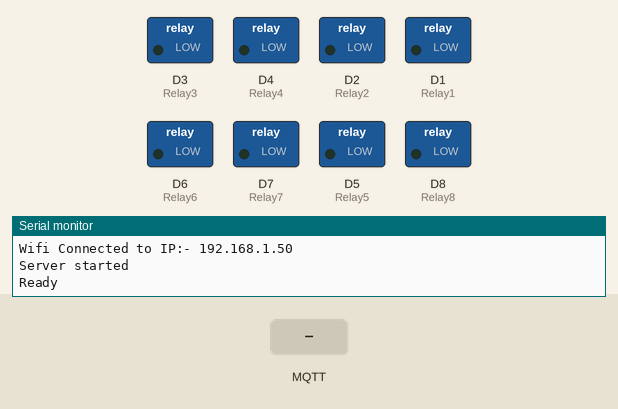
Simulated run of this sketch. Board: ESP8266 (NodeMCU). On the bench: switched loads named in the sketch (green lamp = pin HIGH), the last lines printed to the serial monitor. Inputs (shaded band) come from the test bench. WiFi joins after 1.5 s; servers stay silent unless stated; no MQTT or app messages arrive unless stated.

Above: at 3.7 s.
3.8 s: MQTT message "1" arrives on the first subscribed topic
At 5.0 s:
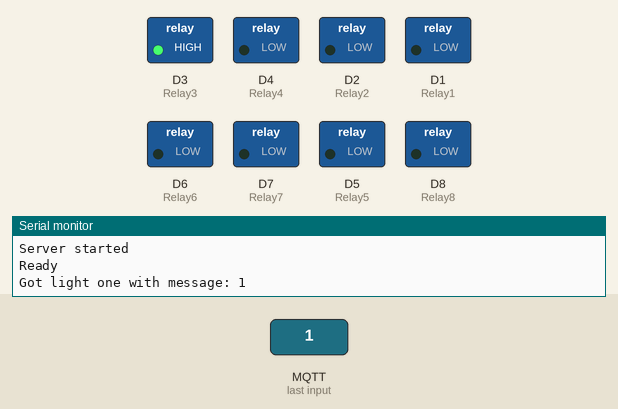
5.5 s: MQTT message "1" arrives on the second subscribed topic
At 6.2 s:
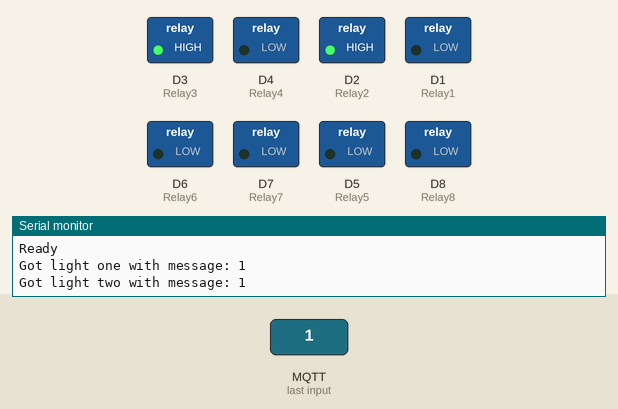
7.0 s: MQTT message "1" arrives on the third subscribed topic
At 7.4 s:
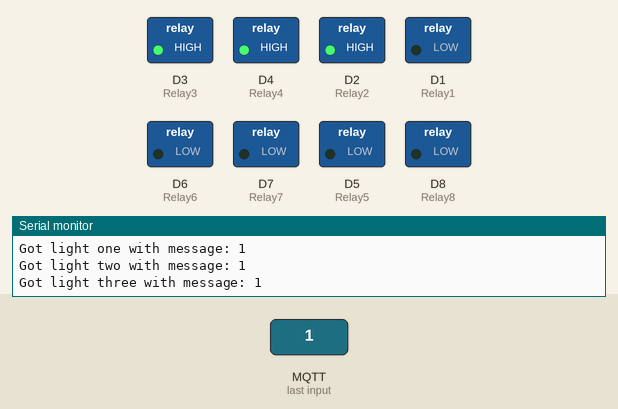
8.5 s: MQTT message "0" arrives on the first subscribed topic
At 9.7 s:
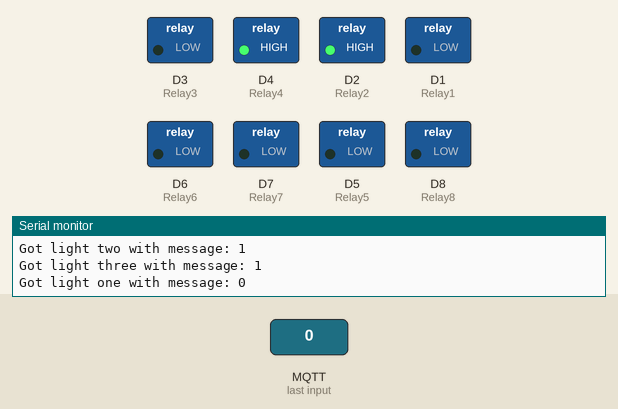
10.0 s: MQTT message "0" arrives on the second subscribed topic
At 11.1 s:
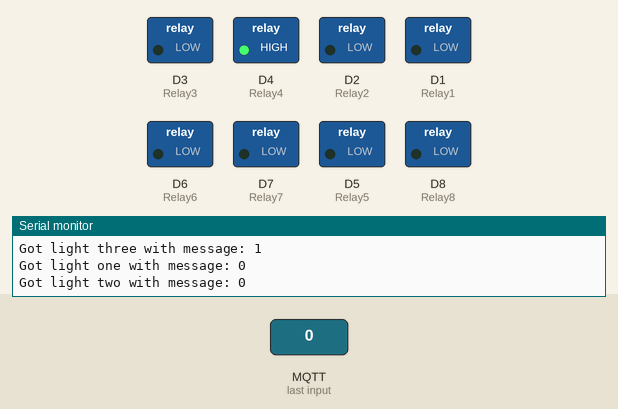
Timing chart, 0 to 13.0 s (numbered marks = the images above; inputs shaded):
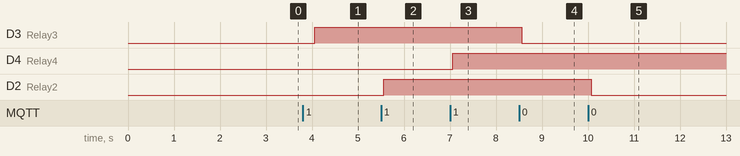

The sketch:

main.ino
```cpp
/* ==========
Include all required libraries below
===========*/
// Wifi lib to use wifi
#include <ESP8266WiFi.h>
// ____Start of wifimanager libs____
#include <DNSServer.h>
#include <ESP8266WebServer.h>
#include <WiFiManager.h>
// ___End of wifimanager libs____
// ____Start of webServer libs____
#include <WiFiUdp.h>
#include <ESP8266mDNS.h>
#include <ArduinoOTA.h>
// ____End of webServer libs____
// PubSubClient for mqtt
#include <PubSubClient.h>

/* ==========
Variable declaration
===========*/
// For ota updates
bool otaFlag = false;
uint16_t otaTimeElapsed = 0;
// For connection status update
unsigned long previousMillis = 0;
long interval = 10000;

#define Relay1 D1
#define Relay2 D2
#define Relay3 D3
#define Relay4 D4
#define Relay5 D5
#define Relay6 D6
#define Relay7 D7
#define Relay8 D8

#define mqttServer ""
#define mqttPort 1883
#define mqttUserName ""
#define mqttPassword ""

// Callback function for mqtt
void callback(char *topic, byte *payload, unsigned int length)
{
  // Convert payload to string
  String messageRec;
  for (int i = 0; i < length; i++)
  {
    messageRec += String((char)payload[i]);
  }

  // Operation with payload accordingly
  if (String(topic) == "hall/lights/light1")
  {
    Serial.println("Got light one with message: " + messageRec);
    if (messageRec == "0")
    {
      digitalWrite(Relay3, LOW);
    }
    if (messageRec == "1")
    {
      digitalWrite(Relay3, HIGH);
    }
  }

  if (String(topic) == "hall/lights/light2")
  {
    Serial.println("Got light two with message: " + messageRec);
    if (messageRec == "0")
    {
      digitalWrite(Relay2, LOW);
    }
    if (messageRec == "1")
    {
      digitalWrite(Relay2, HIGH);
    }
  }

  if (String(topic) == "hall/lights/light3")
  {
    Serial.println("Got light three with message: " + messageRec);
    if (messageRec == "0")
    {
      digitalWrite(Relay4, LOW);
    }
    if (messageRec == "1")
    {
      digitalWrite(Relay4, HIGH);
    }
  }

  if (String(topic) == "hall/lights/light4")
  {
    Serial.println("Got light four with message: " + messageRec);
    if (messageRec == "0")
    {
      digitalWrite(Relay5, LOW);
    }
    if (messageRec == "1")
    {
      digitalWrite(Relay5, HIGH);
    }
  }

  if (String(topic) == "hall/fans/fan1")
  {
    Serial.println("Got fan one with message: " + messageRec);
    if (messageRec == "0")
    {
      digitalWrite(Relay8, LOW);
    }
    if (messageRec == "1")
    {
      digitalWrite(Relay8, HIGH);
    }
  }

  if (String(topic) == "hall/fans/fan2")
  {
    Serial.println("Got fan two with message: " + messageRec);
    if (messageRec == "0")
    {
      digitalWrite(Relay6, LOW);
    }
    if (messageRec == "1")
    {
      digitalWrite(Relay6, HIGH);
    }
  }

  if (String(topic) == "hall/bell")
  {
    Serial.println("Got door bell with message: " + messageRec);
    if (messageRec == "0")
    {
      digitalWrite(Relay7, LOW);
    }
    if (messageRec == "1")
    {
      digitalWrite(Relay7, HIGH);
    }
  }

  if (String(topic) == "hall/chandelier")
  {
    Serial.println("Got chandelier with message: " + messageRec);
    if (messageRec == "0")
    {
      digitalWrite(Relay1, LOW);
    }
    if (messageRec == "1")
    {
      digitalWrite(Relay1, HIGH);
    }
  }
}

// Wifi & PubSub client declaration
WiFiClient wifiClient;
ESP8266WebServer server;
PubSubClient client(mqttServer, mqttPort, callback, wifiClient);

/* ==========
All function declaration
===========*/
// Mqtt sub topics
void mqttSubs()
{
  client.subscribe("hall/lights/light1", 1);
  client.subscribe("hall/lights/light2", 1);
  client.subscribe("hall/lights/light3", 1);
  client.subscribe("hall/lights/light4", 1);
  client.subscribe("hall/fans/fan1", 1);
  client.subscribe("hall/fans/fan2", 1);
  client.subscribe("hall/bell", 1);
  client.subscribe("hall/chandelier", 1);
}

// Mqtt connect
void connectMqtt()
{
  if (client.connected())
  {
    return;
  }
  else
  {
    // uint8_t retries = 2;
    while (client.connect("espClientNew", mqttUserName, mqttPassword, "hall/connection", 1, true, "off", true) != 1)
    {
      Serial.println("Retrying MQTT connection in few seconds");
      client.disconnect();
      delay(3000);
    }

    client.publish("hall/connection", "on", true);
    client.publish("hall/ip", WiFi.localIP().toString().c_str(), true);
    mqttSubs();
  }
}

// Wifi setup
void wifiSetup()
{
  if (WiFi.waitForConnectResult() == WL_CONNECTED)
  {
    return;
  }
  else
  {
    WiFiManager wifiManager;
    wifiManager.setConfigPortalTimeout(120);
    wifiManager.autoConnect("Home Automation");

    delay(500);
    Serial.print("Wifi Connected to IP:- ");
    Serial.print(WiFi.localIP());
    Serial.println("");
  }
}

// Ota setup
void otaSetup()
{
  ArduinoOTA.setPassword("afnan");
  ArduinoOTA.onStart([]() {
    String type;
    if (ArduinoOTA.getCommand() == U_FLASH)
    {
      type = "sketch";
    }
    else
    {
      type = "filesystem";
    }
    Serial.println("Start updating " + type);
  });
  ArduinoOTA.onEnd([]() {
    Serial.println("\nEnd");
  });
  ArduinoOTA.onProgress([](unsigned int progress, unsigned int total) {
    Serial.printf("Progress: %u%%\r", (progress / (total / 100)));
  });
  ArduinoOTA.onError([](ota_error_t error) {
    Serial.printf("Error[%u]: ", error);
    if (error == OTA_AUTH_ERROR)
    {
      Serial.println("Auth Failed");
    }
    else if (error == OTA_BEGIN_ERROR)
    {
      Serial.println("Begin Failed");
    }
    else if (error == OTA_CONNECT_ERROR)
    {
      Serial.println("Connect Failed");
    }
    else if (error == OTA_RECEIVE_ERROR)
    {
      Serial.println("Receive Failed");
    }
    else if (error == OTA_END_ERROR)
    {
      Serial.println("End Failed");
    }
  });
  ArduinoOTA.begin();
  Serial.println("Ready");
}

// Webserver setup
void serverSetup()
{
  server.on("/restart", []() {
    server.send(200, "text/plain", "Restarting...");
    delay(1000);
    ESP.restart();
  });
  server.on("/newupload", []() {
    server.send(200, "text/plain", "Ready to upload");
    Serial.println("Ota ready");
    otaFlag = true;
    otaTimeElapsed = 0;
  });
  server.begin();
  Serial.println("Server started");
}

/* ==========
Setup function
===========*/
void setup()
{
  Serial.begin(115200);
  Serial.println("Booting");

  // Calling all functions
  wifiSetup();
  serverSetup();
  otaSetup();
  delay(500);
  connectMqtt();

  // Pinmode to output
  pinMode(Relay1, OUTPUT);
  pinMode(Relay2, OUTPUT);
  pinMode(Relay3, OUTPUT);
  pinMode(Relay4, OUTPUT);
  pinMode(Relay5, OUTPUT);
  pinMode(Relay6, OUTPUT);
  pinMode(Relay7, OUTPUT);
  pinMode(Relay8, OUTPUT);
}

/* ==========
Main loop
===========*/
void loop()
{
  // Webserver
  server.handleClient();

  wifiSetup();
  delay(500);
  connectMqtt();

  // Update connection
  unsigned long currentMillis = millis();
  if (currentMillis - previousMillis > interval)
  {
    previousMillis = currentMillis;
    client.publish("hall/connection", "on", true);
    client.publish("hall/ip", WiFi.localIP().toString().c_str(), true);
  }

  // Ota
  uint16_t otaTimeStart = millis();
  if (otaFlag)
  {
    while (otaTimeElapsed < 20000)
    {
      ArduinoOTA.handle();
      otaTimeElapsed = millis() - otaTimeStart;
      delay(10);
    }
    otaFlag = false;
    Serial.println("Time up");
  }

  // Loop the mqtt
  client.loop();
}
```

Measured:
- after the input at 3.8 s, D3 (Relay3): LOW → HIGH after 0.26 s
- after the input at 5.5 s, D2 (Relay2): LOW → HIGH after 0.06 s
- after the input at 7.0 s, D4 (Relay4): LOW → HIGH after 0.06 s
- after the input at 8.5 s, D3 (Relay3): HIGH → LOW after 0.07 s
- after the input at 10.0 s, D2 (Relay2): HIGH → LOW after 0.07 s
